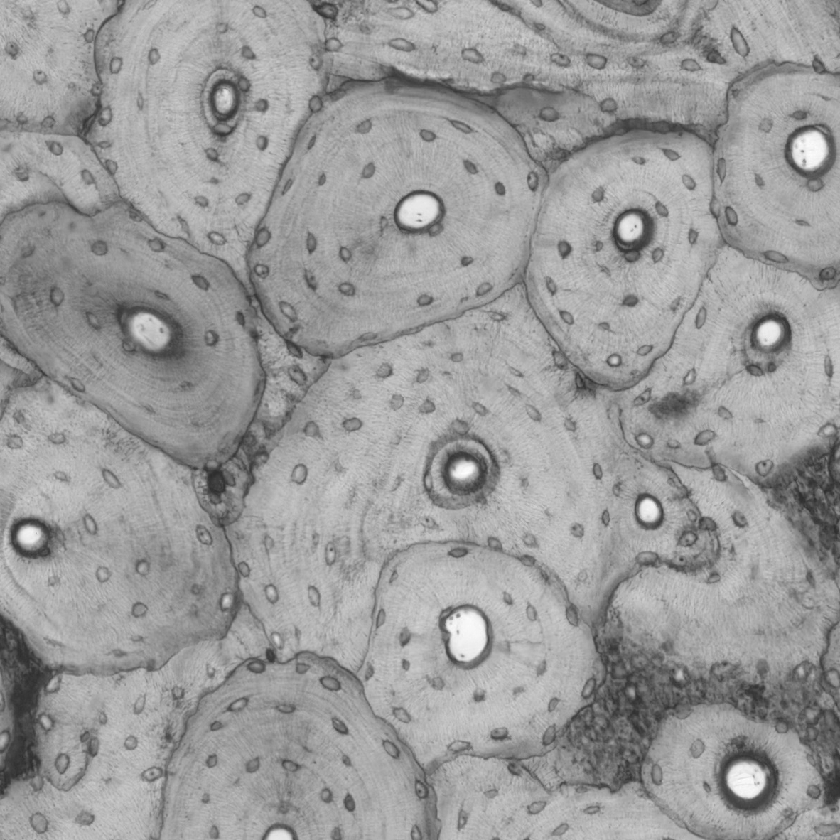
%> input picture Scripts/PCNN/Training/Fiji/TrainingImage.tiff, 840 x 840 px, shrunk from 1182 x 1182 before the run
$ octave --eval "result = FLM(imread('../../Training/Fiji/TrainingImage.tiff'));"   (GNU Octave 9; MATLAB toolbox functions it lacks are replaced by stand-ins)
%> lines starting %> are read from the running program, lines starting %| are printed output that depends on the picture
function Rep1gs = FLM(I)
%   The FLM demo code was written by Kun Zhan, Jicai Teng, Jinhui Shi
%   $Revision: 1.0.0.0 $  $Date: 2014/11/21 $ 16:58:08 $

%   Reference:
%   K Zhan, J Teng, J Shi, Q Li, M Wang,
%   "Feature-linking model for image enhancement,"
%   Neural Computation, 28(6), 1072-1100, 2016.

funInverse = @(x) max(max(x)) + 1 - x;
funNormalize = @(x) ( x-min(min(x)))/( max(max(x))-min(min(x)) + eps);
[r,c] = size(I);  rc = r*c;
%> after `[r,c] = size(I)`: r = 840; c = 840
%> after `rc = r*c`: rc = 705600
S = funNormalize(double(I)) + 1/255;
W=[0.7 1 0.7; 1  0  1 ; 0.7 1 0.7;];
Y=zeros(r,c);   U = Y;  Time = Y; sumY = 0;  n = 0;
%_____________________Theta_0______________
Lap = fspecial('laplacian',0.2);
Theta = 1 + imfilter(S,Lap,'symmetric');
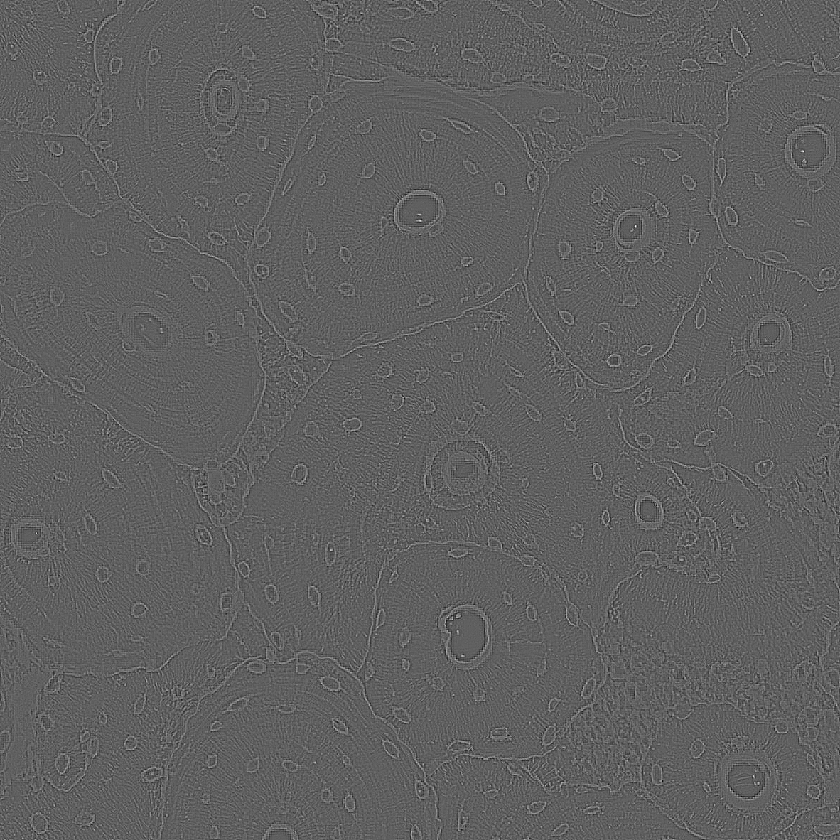
%> Theta: size 840x840 double; min 0.558, max 1.73, mean 1; drawn with min black and max white
%_____________________f____________________
f = 0.75 * exp(-(S).^2 / 0.16) + 0.05;
G = fspecial('gaussian',7,1);
f = imfilter(f,G,'symmetric');
%___________________Parameters____________
h = 2e10; d = 2; g = 0.9811; alpha = 0.01; beta = 0.03;
while sumY < rc
    n = n + 1;
    K = conv2(Y,W,'same');
    Wave = alpha * K + beta .* S .* (K - d);
    U = f.*U + S + Wave;
    Theta = g*Theta + h.*Y;
    Y = double(U > Theta);
    Time = Time + n .* Y;
    sumY = sumY + sum(Y(:));
end
%> this loop made 219 passes
%> sumY on passes 1 to 3: 187, 1678, 3653
%> pass 1, in FLM, `Wave = alpha * K + beta .* S .* (K - d);`:
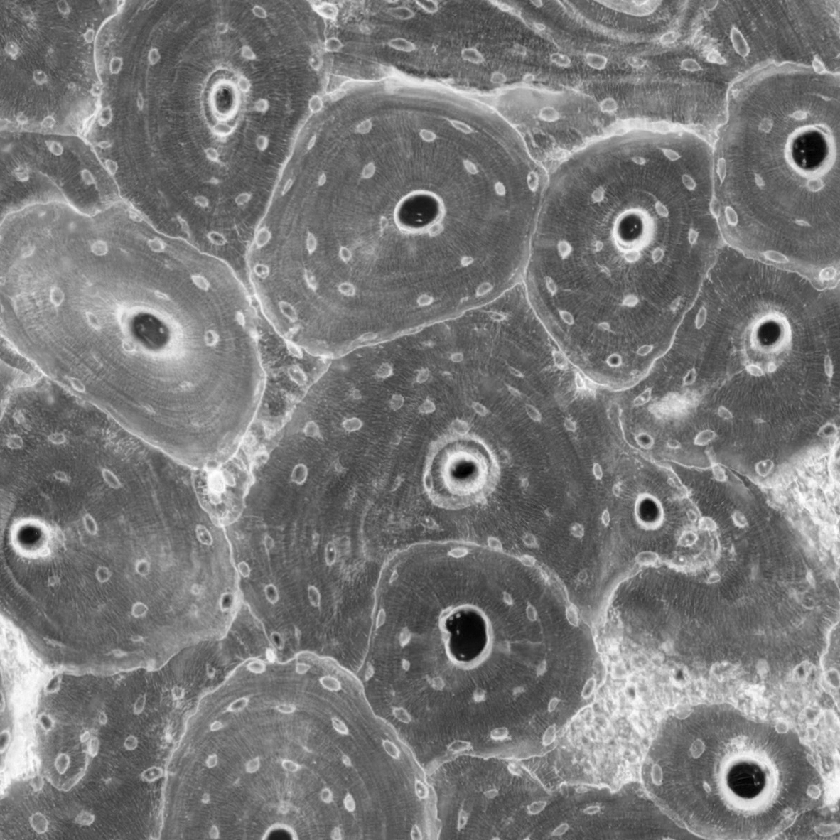
%> Wave: size 840x840 double; min -0.0602, max -0.000235, mean -0.0319; drawn with min black and max white
%> pass 1, in FLM, `Y = double(U > Theta);`:
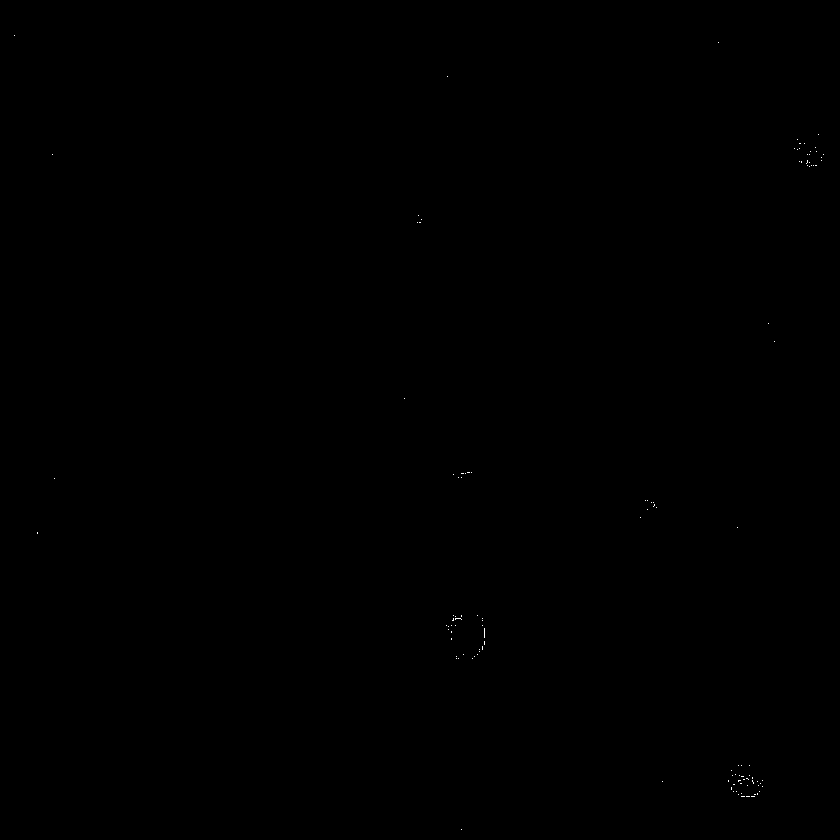
%> Y: size 840x840 double; values 0 (black) and 1 (white), 0.03% white in thin lines or dots
%> after the loop:
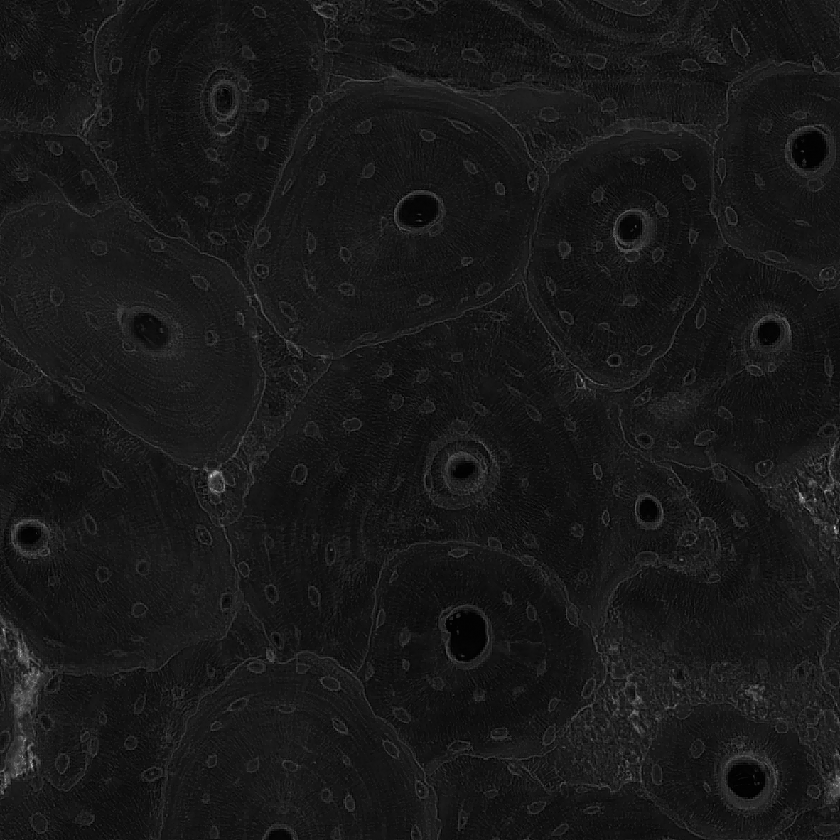
%> Time: size 840x840 double; min 1, max 219, mean 24.4
%> after the loop:
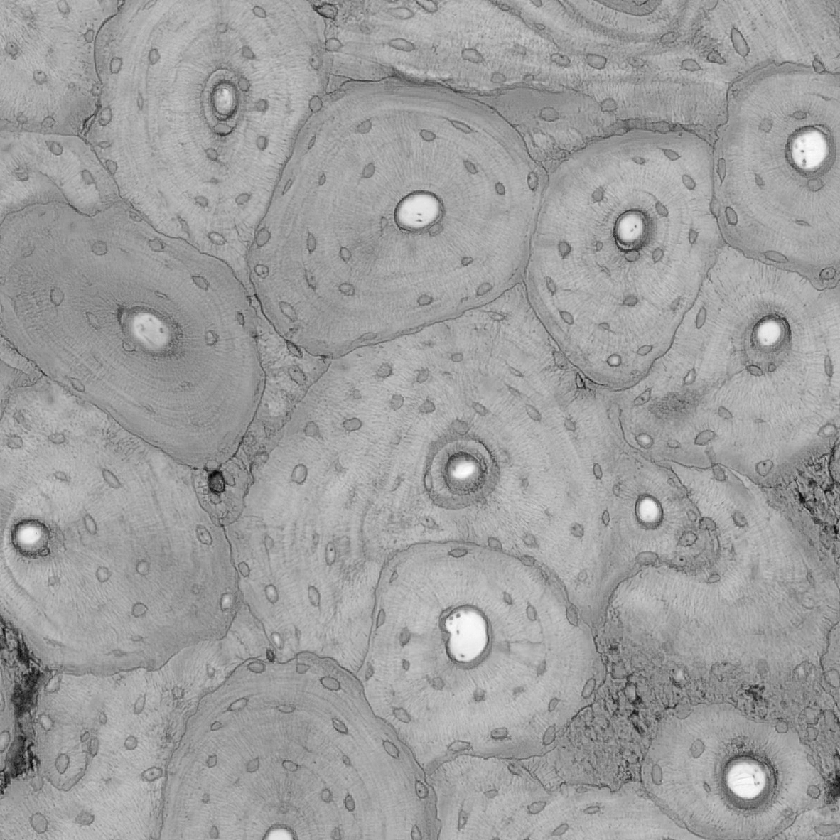
%> U: size 840x840 double; min 0.0173, max 0.996, mean 0.622
%> after the loop, n = 219; sumY = 705600
Rep = funInverse(Time);
Rep = funNormalize(Rep);
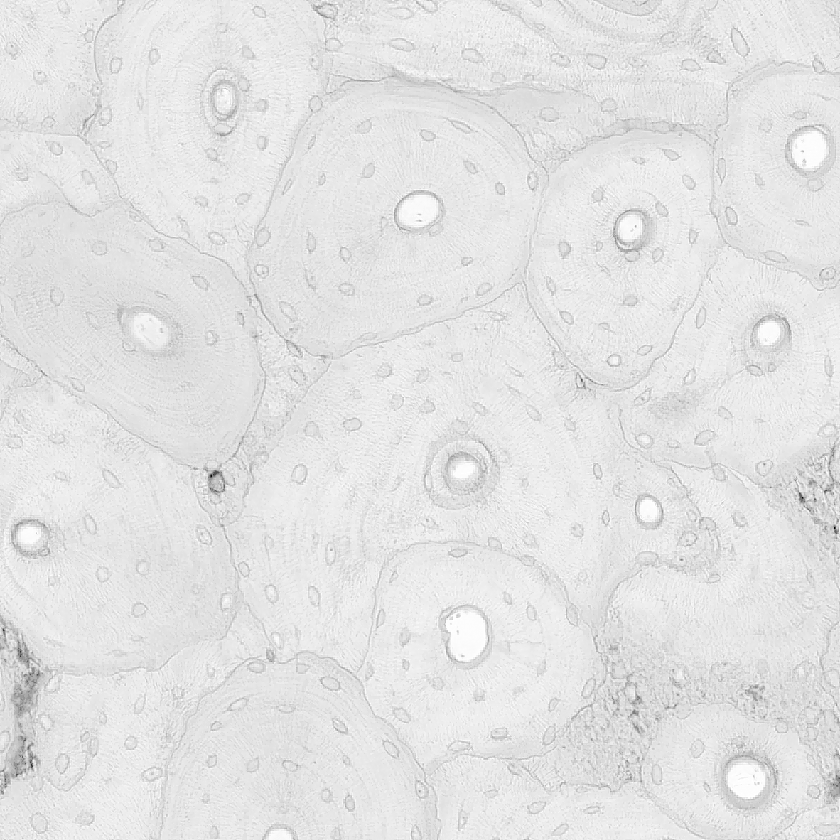
%> Rep: size 840x840 double; min 0, max 1, mean 0.893
Rep = uint8(Rep * 255);
%> Rep: size 840x840 uint8
%> (the run ends here)
